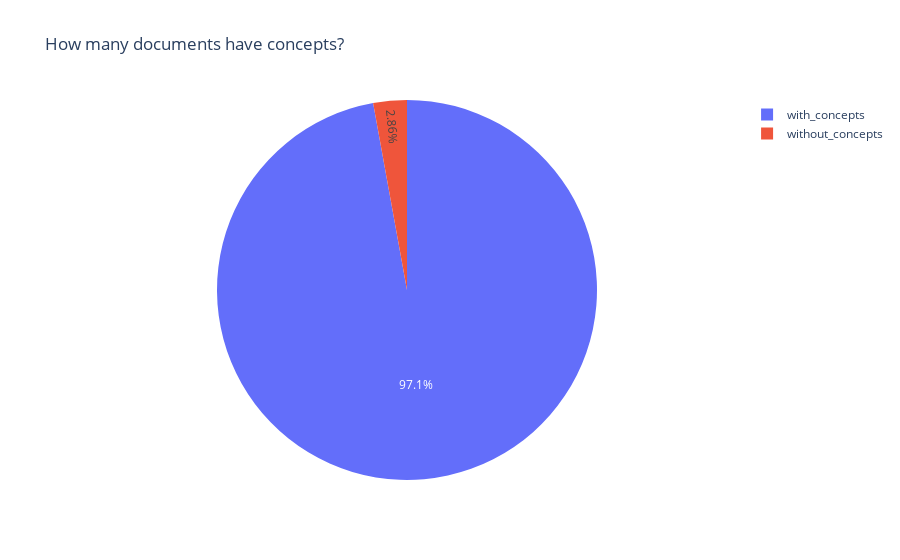

Notebook code for this chart:
### Markdown cell above
### 3.1 Documents With concepts VS Without 

You'll soon discover that not all documents have associated concepts (eg cause there's no text to extract them from, in some cases). 

Let's see how many:

### Code cell
CONCEPTS_FIELD = "concepts_scores"

df = pd.DataFrame({
    'type': ['with_concepts', 'without_concepts'] ,
    'count': [pubs[CONCEPTS_FIELD].notnull().sum(), pubs[CONCEPTS_FIELD].isnull().sum()]
             })

px.pie(df, 
       names='type', values="count", 
      title = "How many documents have concepts?")

### Figure 1 — Plotly figure (JSON) as saved in the notebook; plotly's stock layout.template omitted (floating-point values rounded to 4 significant figures)
{"data": [{"domain": {"x": [0, 1], "y": [0, 1]}, "hovertemplate": "type=%{label}<br>count=%{value}<extra></extra>", "labels": ["with_concepts", "without_concepts"], "legendgroup": "", "name": "", "showlegend": true, "type": "pie", "values": [8030, 236]}], "layout": {"autosize": true, "legend": {"tracegroupgap": 0}, "title": {"text": "How many documents have concepts?"}}}
